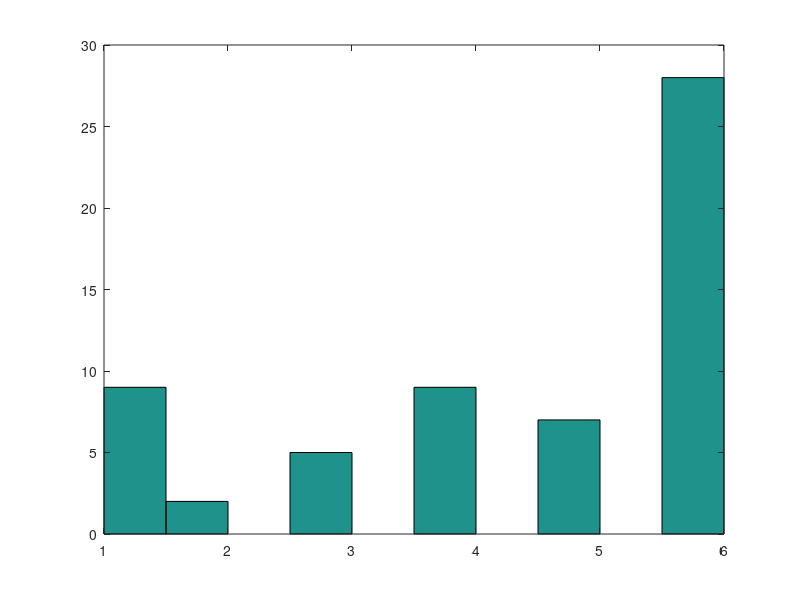

Write MATLAB code to recreate this figure.
xi=[1,2,3,4,5,6];
% p=[0.0828 0.0084 0.0201 0.0342 0.0792]; % PT real
px=[0.2 0.2 0.2 0.2 0.2 0.6];% fake
px=px/sum(px); 

X= zeros(1,60);
for j =1:60
    U=rand();
    i = 1 + sum( U > cumsum (px));
    % out sera valor entre 1 e 5
    % de acordo com as probabilidades p
    X(j)=xi(i);
end
hist(X)